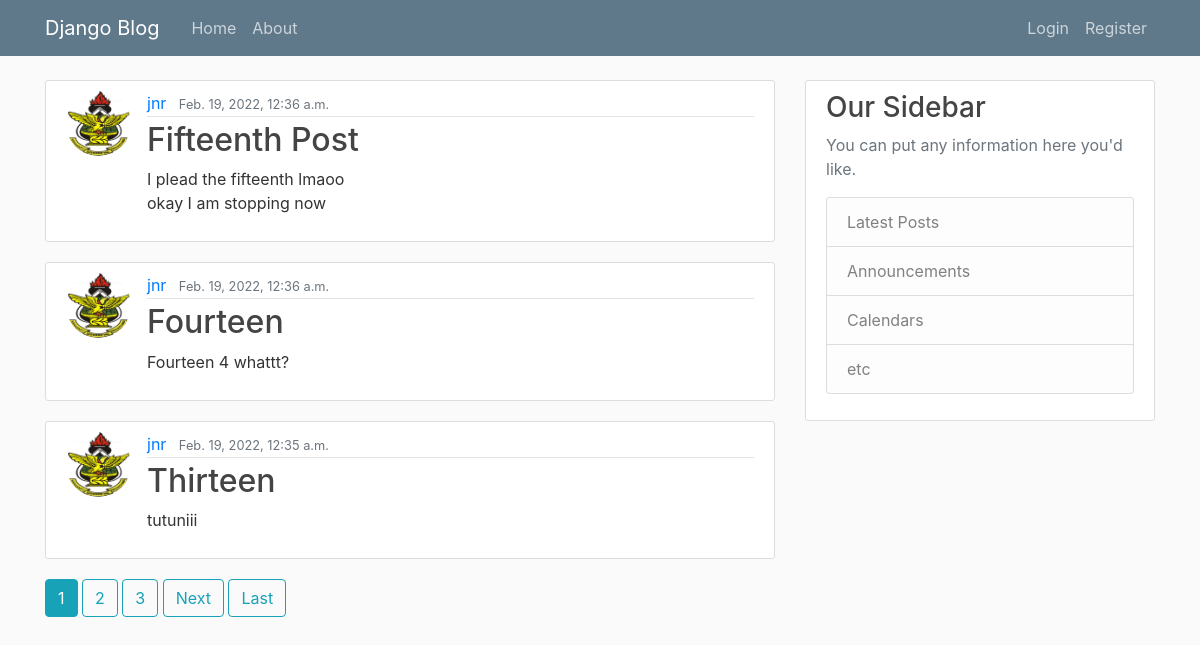
The page / on the database its author committed.
### blog/models.py (models this page shows, shortened)
class Post(models.Model):
    title = models.CharField(max_length=100)
    content = models.TextField()
    date_posted = models.DateTimeField(default=timezone.now)
    author = models.ForeignKey(User, on_delete=models.CASCADE)

### users/models.py (models this page shows, shortened)
class Profile(models.Model):
    user = models.OneToOneField(User, on_delete=models.CASCADE)
    image = models.ImageField(default='default.jpg', upload_to='profile_pics')

### blog/views.py (the view)
# urls.py: path('', PostListView.as_view(), name='blog-home'),
class PostListView(ListView):
    model = Post
    template_name = 'blog/index.html'
    context_object_name = 'posts'
    ordering = ['-date_posted']
    paginate_by = 3

### blog/templates/blog/index.html (shortened to what this page needs)
{% extends "blog/base.html" %}
{% block content %}
    {% for post in posts %}
    <article class="media content-section">
      <img src="{{ post.author.profile.image.url }}" class="rounded-circle article-img">
        <div class="media-body">
          <div class="article-metadata">
            <a class="mr-2" href="#">{{ post.author }}</a>
            <small class="text-muted">{{ post.date_posted }}</small>
          </div>
          <h2><a class="article-title" href="{% url 'post-detail' post.id %}">{{ post.title }}</a></h2>
          <p class="article-content">{{ post.content }}</p>
        </div>
    </article>
    {% endfor %}
    {% if is_paginated %}
      {% if page_obj %}
        {% for num in page_obj.paginator.page_range %}
          {% if page_obj.number == num %}
            <a href="?page={{ num }}" class="btn btn-info mb-4">{{ num }}</a>
          {% elif num > page_obj.number|add:'-3' and  num < page_obj.number|add:'3' %}
            <a href="?page= {{ num }}" class="btn btn-outline-info mb-4">{{ num }}</a>
          {% endif %}
        {% endfor %}
        {% if page_obj.has_next %}
          <a href="?page={{ page_obj.next_page_number }}" class="btn btn-outline-info mb-4">Next</a>
          <a href="?page={{ page_obj.paginator.num_pages }}" class="btn btn-outline-info mb-4">Last</a>
        {% endif %}
      {% endif %}
    {% endif %}
{% endblock content %}

### blog/static/blog/main.css (style rules this page uses)
body { background: #fafafa; color: #333333; margin-top: 5rem; }
h1, h2, h3, h4, h5, h6 { color: #444444; }
.content-section { background: #ffffff; padding: 10px 20px; border: 1px solid #dddddd; border-radius: 3px; margin-bottom: 20px; }
.article-title { color: #444444; }
.article-content { white-space: pre-line; }
.article-img { height: 65px; width: 65px; margin-right: 16px; }
.article-metadata { padding-bottom: 1px; margin-bottom: 4px; border-bottom: 1px solid #e3e3e3 }

### rows shown on the page
Post: author.profile.image (picture), author "jnr", date_posted "Feb. 19, 2022, 12:36 a.m.", title "Fifteenth Post", content "I plead the fifteenth lmaoo okay I am stopping now"
Post: author.profile.image (picture), author "jnr", date_posted "Feb. 19, 2022, 12:36 a.m.", title "Fourteen", content "Fourteen 4 whattt?"
Post: author.profile.image (picture), author "jnr", date_posted "Feb. 19, 2022, 12:35 a.m.", title "Thirteen", content "tutuniii"

### other values the page prints
{{ num }} "1"
{{ num }} "2" "3"
